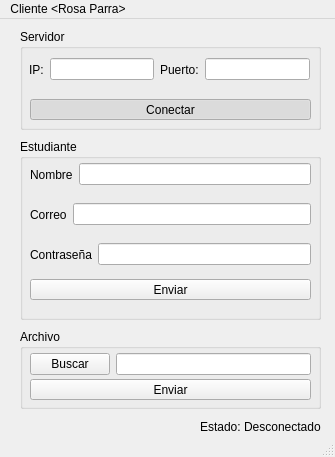
<?xml version="1.0" encoding="UTF-8"?>
<ui version="4.0">
 <class>MainWindow</class>
 <widget class="QMainWindow" name="MainWindow">
  <property name="geometry">
   <rect>
    <x>0</x>
    <y>0</y>
    <width>335</width>
    <height>457</height>
   </rect>
  </property>
  <property name="font">
   <font>
    <family>MS Shell Dlg 2</family>
   </font>
  </property>
  <property name="windowTitle">
   <string>Cliente &lt;Rosa Parra&gt;</string>
  </property>
  <widget class="QWidget" name="centralwidget">
   <widget class="QGroupBox" name="Servidor">
    <property name="geometry">
     <rect>
      <x>20</x>
      <y>10</y>
      <width>301</width>
      <height>101</height>
     </rect>
    </property>
    <property name="title">
     <string>Servidor</string>
    </property>
    <widget class="QWidget" name="horizontalLayoutWidget">
     <property name="geometry">
      <rect>
       <x>9</x>
       <y>20</y>
       <width>281</width>
       <height>41</height>
      </rect>
     </property>
     <layout class="QHBoxLayout" name="horizontalLayout">
      <item>
       <widget class="QLabel" name="IP_Label">
        <property name="text">
         <string>IP:</string>
        </property>
       </widget>
      </item>
      <item>
       <widget class="QLineEdit" name="IP"/>
      </item>
      <item>
       <widget class="QLabel" name="Puerto_Label">
        <property name="text">
         <string>Puerto:</string>
        </property>
       </widget>
      </item>
      <item>
       <widget class="QLineEdit" name="Puerto"/>
      </item>
     </layout>
    </widget>
    <widget class="QPushButton" name="Conectar">
     <property name="geometry">
      <rect>
       <x>10</x>
       <y>70</y>
       <width>281</width>
       <height>21</height>
      </rect>
     </property>
     <property name="text">
      <string>Conectar</string>
     </property>
     <property name="checkable">
      <bool>true</bool>
     </property>
     <property name="checked">
      <bool>true</bool>
     </property>
    </widget>
   </widget>
   <widget class="QGroupBox" name="Estudiante">
    <property name="geometry">
     <rect>
      <x>20</x>
      <y>120</y>
      <width>301</width>
      <height>181</height>
     </rect>
    </property>
    <property name="title">
     <string>Estudiante</string>
    </property>
    <widget class="QWidget" name="horizontalLayoutWidget_2">
     <property name="geometry">
      <rect>
       <x>10</x>
       <y>20</y>
       <width>281</width>
       <height>31</height>
      </rect>
     </property>
     <layout class="QHBoxLayout" name="horizontalLayout_2">
      <item>
       <widget class="QLabel" name="Nombre_Label">
        <property name="text">
         <string>Nombre</string>
        </property>
       </widget>
      </item>
      <item>
       <widget class="QLineEdit" name="Nombre"/>
      </item>
     </layout>
    </widget>
    <widget class="QWidget" name="horizontalLayoutWidget_3">
     <property name="geometry">
      <rect>
       <x>10</x>
       <y>60</y>
       <width>281</width>
       <height>31</height>
      </rect>
     </property>
     <layout class="QHBoxLayout" name="horizontalLayout_3">
      <item>
       <widget class="QLabel" name="Correo_Label">
        <property name="text">
         <string>Correo</string>
        </property>
       </widget>
      </item>
      <item>
       <widget class="QLineEdit" name="Correo"/>
      </item>
     </layout>
    </widget>
    <widget class="QWidget" name="horizontalLayoutWidget_4">
     <property name="geometry">
      <rect>
       <x>10</x>
       <y>100</y>
       <width>281</width>
       <height>31</height>
      </rect>
     </property>
     <layout class="QHBoxLayout" name="horizontalLayout_4">
      <item>
       <widget class="QLabel" name="Nombre_Label_2">
        <property name="text">
         <string>Contraseña</string>
        </property>
       </widget>
      </item>
      <item>
       <widget class="QLineEdit" name="Contrasena"/>
      </item>
     </layout>
    </widget>
    <widget class="QPushButton" name="EnviarNombre">
     <property name="geometry">
      <rect>
       <x>10</x>
       <y>140</y>
       <width>281</width>
       <height>21</height>
      </rect>
     </property>
     <property name="text">
      <string>Enviar</string>
     </property>
    </widget>
   </widget>
   <widget class="QGroupBox" name="Archivo">
    <property name="geometry">
     <rect>
      <x>20</x>
      <y>310</y>
      <width>301</width>
      <height>80</height>
     </rect>
    </property>
    <property name="title">
     <string>Archivo</string>
    </property>
    <widget class="QWidget" name="horizontalLayoutWidget_5">
     <property name="geometry">
      <rect>
       <x>10</x>
       <y>20</y>
       <width>281</width>
       <height>31</height>
      </rect>
     </property>
     <layout class="QHBoxLayout" name="horizontalLayout_5">
      <item>
       <widget class="QPushButton" name="Buscar">
        <property name="text">
         <string>Buscar</string>
        </property>
       </widget>
      </item>
      <item>
       <widget class="QLineEdit" name="AbrirArchivo"/>
      </item>
     </layout>
    </widget>
    <widget class="QPushButton" name="EnviaArchivo">
     <property name="geometry">
      <rect>
       <x>10</x>
       <y>50</y>
       <width>281</width>
       <height>21</height>
      </rect>
     </property>
     <property name="text">
      <string>Enviar</string>
     </property>
    </widget>
   </widget>
   <widget class="QLabel" name="Estado">
    <property name="geometry">
     <rect>
      <x>200</x>
      <y>400</y>
      <width>121</width>
      <height>16</height>
     </rect>
    </property>
    <property name="text">
     <string>Estado: Desconectado</string>
    </property>
   </widget>
  </widget>
  <widget class="QMenuBar" name="menubar">
   <property name="geometry">
    <rect>
     <x>0</x>
     <y>0</y>
     <width>335</width>
     <height>21</height>
    </rect>
   </property>
   <widget class="QMenu" name="menu">
    <property name="title">
     <string>Cliente &lt;Rosa Parra&gt;</string>
    </property>
   </widget>
   <addaction name="menu"/>
  </widget>
  <widget class="QStatusBar" name="statusbar"/>
 </widget>
 <resources/>
 <connections/>
</ui>
